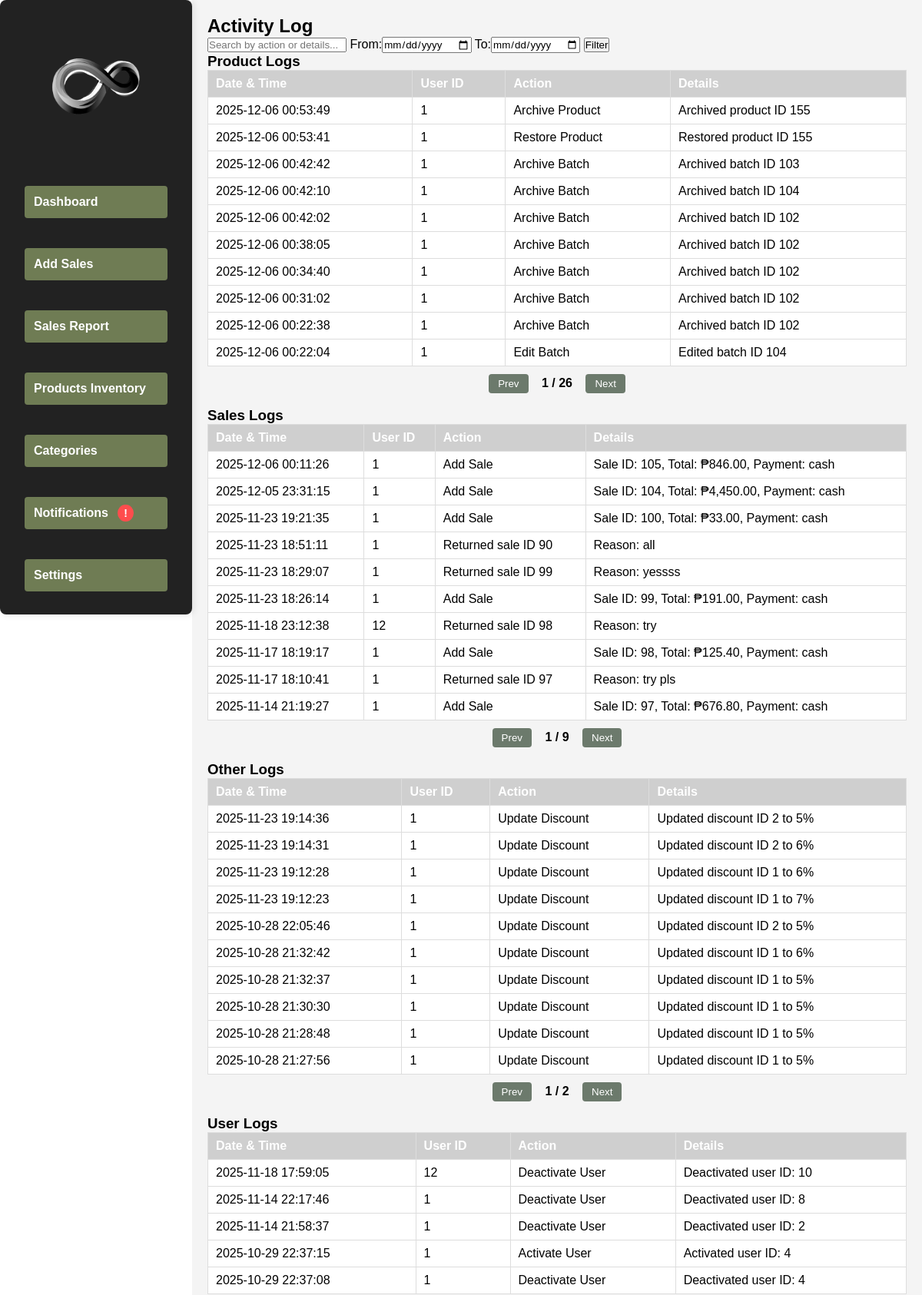
Screenshot of /views/Activity.php (signed in, upper part) with the database file from the repository.
### tables this page shows
CREATE TABLE `activity_log` (
  `id` int(11) NOT NULL AUTO_INCREMENT,
  `user_id` int(11) NOT NULL,
  `action` varchar(100) NOT NULL,
  `details` text DEFAULT NULL,
  `log_time` datetime NOT NULL,
  PRIMARY KEY (`id`)
);

### database.php (called while the page is built)
<?php
class Database {
    private static $host     = null;
    private static $dbname   = null;
    private static $username = null;
    private static $password = null;
    private static $port     = '3306';
    private static $conn     = null;
    public static function getConnection() {
        if (self::$conn === null) {
            self::$host     = getenv('MYSQLHOST')     ?: getenv('DB_HOST')     ?: 'localhost';
            self::$dbname   = getenv('MYSQLDATABASE') ?: getenv('DB_NAME')     ?: 'railway';
            self::$username = getenv('MYSQLUSER')     ?: getenv('DB_USER')     ?: 'root';
            self::$password = getenv('MYSQLPASSWORD') ?: getenv('DB_PASSWORD') ?: '';
            self::$port     = getenv('MYSQLPORT')     ?: getenv('DB_PORT')     ?: '3306';
            try {
                self::$conn = new PDO(
                    "mysql:host=" . self::$host . ";port=" . self::$port . ";dbname=" . self::$dbname,
                    self::$username,
                    self::$password
                );
                self::$conn->setAttribute(PDO::ATTR_ERRMODE, PDO::ERRMODE_EXCEPTION);
            } catch (PDOException $exception) {
                echo "Connection error: " . $exception->getMessage();
            }
        }
        return self::$conn;
    }
}
?>

### controllers/ActivityLogController.php (called while the page is built, shortened)
<?php
require_once $_SERVER['DOCUMENT_ROOT'] . '/POSu/models/ActivityLogModel.php';
class ActivityLogController {
    private $model;
    public function __construct() {
        $this->model = new ActivityLogModel();
    }
    public function getLogs($search = '', $startDate = '', $endDate = '', $limit = 50, $offset = 0) {
        return $this->model->getLogs($search, $startDate, $endDate, $limit, $offset);
    }
}
?>

### models/ActivityLogModel.php (called while the page is built, shortened)
<?php
require_once $_SERVER['DOCUMENT_ROOT'] . '/POSu/database.php';
class ActivityLogModel {
    private $conn;
    public function __construct() {
        $this->conn = Database::getConnection();
    }
    public function getLogs($search = '', $startDate = '', $endDate = '', $limit = 50, $offset = 0) {
        $sql = "SELECT * FROM activity_log WHERE 1=1";
        $params = [];
        $sql .= " ORDER BY log_time DESC LIMIT :limit OFFSET :offset";
        $stmt = $this->conn->prepare($sql);
        $stmt->bindValue(':limit', (int)$limit, PDO::PARAM_INT);
        $stmt->bindValue(':offset', (int)$offset, PDO::PARAM_INT);
        $stmt->execute();
        return $stmt->fetchAll(PDO::FETCH_ASSOC);
    }
}
?>

### views/Activity.php (the view, shortened to what this page needs)
<?php
require_once $_SERVER['DOCUMENT_ROOT'] . '/POSu/controllers/ActivityLogController.php';
$search = $_GET['search'] ?? '';
$startDate = $_GET['start_date'] ?? '';
$endDate = $_GET['end_date'] ?? '';
$controller = new ActivityLogController();
$logs = $controller->getLogs($search, $startDate, $endDate, 1000, 0);
function getEntity($log) {
    $text = strtolower($log['action'] . ' ' . $log['details']);
    if (strpos($text, 'batch') !== false || strpos($text, 'product') !== false) return 'Product';
    if (strpos($text, 'sale') !== false) return 'Sales';
    if (strpos($text, 'category') !== false) return 'Category';
    if (strpos($text, 'user') !== false) return 'User';
    return 'Other';
}
$entityLogs = [];
foreach ($logs as $log) {
    $entity = getEntity($log);
    $entityLogs[$entity][] = $log;
}
?>
<?php include $_SERVER['DOCUMENT_ROOT'] . '/POSu/includes/sidebar.php'; ?>
<link rel="stylesheet" href="/POSu/styles/stylee.css">
<link rel="stylesheet" href="/POSu/styles/activitycss.css">
<div class="main-content">
    <h2>Activity Log</h2>
    <form class="search-form" method="GET">
        <input type="text" placeholder="Search by action or details..." name="search" value="<?= htmlspecialchars($search) ?>">
        <label>From:<input type="date" name="start_date" value="<?= htmlspecialchars($startDate) ?>"></label>
        <label>To:<input type="date" name="end_date" value="<?= htmlspecialchars($endDate) ?>"></label>
        <button type="submit">Filter</button>
    </form>
    <?php foreach ($entityLogs as $entity => $logsArray): ?>
        <div class="entity-section">
            <h3><?= htmlspecialchars($entity) ?> Logs</h3>
            <table class="table" data-rows-per-page="10">
                <thead>
                    <tr>
                        <th>Date & Time</th>
                        <th>User ID</th>
                        <th>Action</th>
                        <th>Details</th>
                    </tr>
                </thead>
                <tbody>
                    <?php foreach ($logsArray as $log): ?>
                        <tr>
                            <td><?= htmlspecialchars($log['log_time']) ?></td>
                            <td><?= htmlspecialchars($log['user_id']) ?></td>
                            <td><?= htmlspecialchars($log['action']) ?></td>
                            <td><?= htmlspecialchars($log['details']) ?></td>
                        </tr>
                    <?php endforeach; ?>
                </tbody>
            </table>
            <div class="table-pagination" style="text-align:center; margin-top:10px;">
                <button class="prev-btn">Prev</button>
                <span class="page-info">1 / 1</span>
                <button class="next-btn">Next</button>
            </div>
        </div>
        <br>
    <?php endforeach; ?>
</div>

### styles/stylee.css (style rules this page uses)
* { margin: 0; padding: 0; box-sizing: border-box; font-family: Arial, sans-serif; }
.main-content { flex-grow: 1; padding: 20px; background-color: #f4f7fc; }
.main-content { margin-left: 250px; width: calc(100% - 250px); padding: 20px; background: #f4f4f4; min-height: 100vh; }
table { width: 100%; border-collapse: collapse; background: white; }
table th, table td { padding: 10px; text-align: left; border-bottom: 1px solid #ddd; }
table th { background: #007bff; color: white; }

### views/Activity.php (style rules this page uses)
.table { width: 100%; border-collapse: collapse; margin-bottom: 5px; }
.table th, .table td { padding: 8px 10px; border: 1px solid #ddd; text-align: left; }
.table th { background-color: #cfcfcf; }
.table-pagination button { padding: 5px 12px; margin: 0 5px; background-color: #6c7a6c; border: none; border-radius: 4px; color: white; cursor: pointer; transition: background 0.2s; }
.table-pagination .page-info { font-weight: bold; margin: 0 8px; }

### rows the page displays
activity_log: log_time "2025-12-06 00:53:49", user "1", action "Archive Product", details "Archived product ID 155"
activity_log: log_time "2025-12-06 00:53:41", user "1", action "Restore Product", details "Restored product ID 155"
activity_log: log_time "2025-12-06 00:42:42", user "1", action "Archive Batch", details "Archived batch ID 103"
activity_log: log_time "2025-12-06 00:42:10", user "1", action "Archive Batch", details "Archived batch ID 104"
activity_log: log_time "2025-12-06 00:42:02", user "1", action "Archive Batch", details "Archived batch ID 102"
activity_log: log_time "2025-12-06 00:38:05", user "1", action "Archive Batch", details "Archived batch ID 102"
activity_log: log_time "2025-12-06 00:34:40", user "1", action "Archive Batch", details "Archived batch ID 102"
activity_log: log_time "2025-12-06 00:31:02", user "1", action "Archive Batch", details "Archived batch ID 102"
activity_log: log_time "2025-12-06 00:22:38", user "1", action "Archive Batch", details "Archived batch ID 102"
activity_log: log_time "2025-12-06 00:22:04", user "1", action "Edit Batch", details "Edited batch ID 104"
activity_log: entity "Sales"
activity_log: log_time "2025-12-06 00:11:26", user "1", action "Add Sale", details "Sale ID: 105, Total: ₱846.00, Payment: cash"
activity_log: log_time "2025-12-05 23:31:15", user "1", action "Add Sale", details "Sale ID: 104, Total: ₱4,450.00, Payment: cash"
activity_log: log_time "2025-11-23 19:21:35", user "1", action "Add Sale", details "Sale ID: 100, Total: ₱33.00, Payment: cash"
activity_log: log_time "2025-11-23 18:51:11", user "1", action "Returned sale ID 90", details "Reason: all"
activity_log: log_time "2025-11-23 18:29:07", user "1", action "Returned sale ID 99", details "Reason: yessss"
activity_log: log_time "2025-11-23 18:26:14", user "1", action "Add Sale", details "Sale ID: 99, Total: ₱191.00, Payment: cash"
activity_log: log_time "2025-11-18 23:12:38", user "12", action "Returned sale ID 98", details "Reason: try"
activity_log: log_time "2025-11-17 18:19:17", user "1", action "Add Sale", details "Sale ID: 98, Total: ₱125.40, Payment: cash"
activity_log: log_time "2025-11-17 18:10:41", user "1", action "Returned sale ID 97", details "Reason: try pls"
activity_log: log_time "2025-11-14 21:19:27", user "1", action "Add Sale", details "Sale ID: 97, Total: ₱676.80, Payment: cash"
activity_log: log_time "2025-11-23 19:14:36", user "1", action "Update Discount", details "Updated discount ID 2 to 5%"
activity_log: log_time "2025-11-23 19:14:31", user "1", action "Update Discount", details "Updated discount ID 2 to 6%"
activity_log: log_time "2025-11-23 19:12:28", user "1", action "Update Discount", details "Updated discount ID 1 to 6%"
activity_log: log_time "2025-11-23 19:12:23", user "1", action "Update Discount", details "Updated discount ID 1 to 7%"
activity_log: log_time "2025-10-28 22:05:46", user "1", action "Update Discount", details "Updated discount ID 2 to 5%"
activity_log: log_time "2025-10-28 21:32:42", user "1", action "Update Discount", details "Updated discount ID 1 to 6%"
activity_log: log_time "2025-10-28 21:32:37", user "1", action "Update Discount", details "Updated discount ID 1 to 5%"
activity_log: log_time "2025-10-28 21:30:30", user "1", action "Update Discount", details "Updated discount ID 1 to 5%"
activity_log: log_time "2025-10-28 21:28:48", user "1", action "Update Discount", details "Updated discount ID 1 to 5%"
activity_log: log_time "2025-10-28 21:27:56", user "1", action "Update Discount", details "Updated discount ID 1 to 5%"
activity_log: log_time "2025-11-18 17:59:05", user "12", action "Deactivate User", details "Deactivated user ID: 10"
activity_log: log_time "2025-11-14 22:17:46", user "1", action "Deactivate User", details "Deactivated user ID: 8"
activity_log: log_time "2025-11-14 21:58:37", user "1", action "Deactivate User", details "Deactivated user ID: 2"
activity_log: log_time "2025-10-29 22:37:15", user "1", action "Activate User", details "Activated user ID: 4"
activity_log: log_time "2025-10-29 22:37:08", user "1", action "Deactivate User", details "Deactivated user ID: 4"

### other values shown
$entity "Product"
$entity "Other"
$entity "User"
